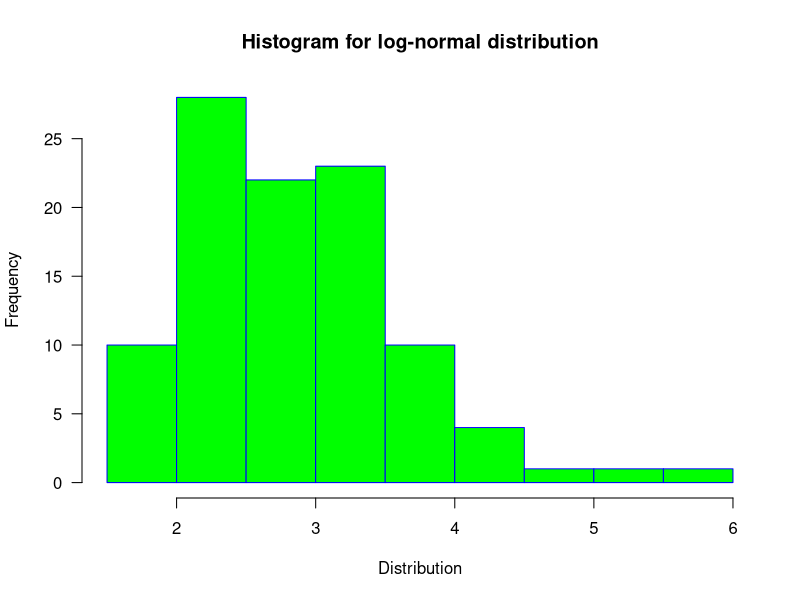
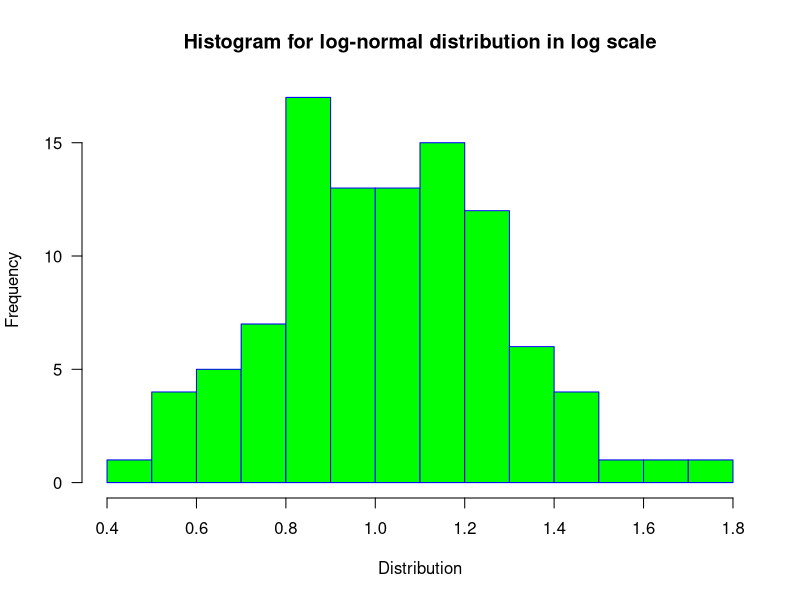

The R source for these figures, in order:
## ---- chunk 1
knitr::opts_chunk$set(echo = TRUE)
## ---- chunk 2
dis<-rlnorm(100, meanlog = 1, sdlog = 0.25)
print(dis)
## ---- chunk 3
hist(dis, 
     main="Histogram for log-normal distribution", 
     xlab="Distribution", 
     border="blue", 
     col="green",
     las=1, 
     breaks=10)
## ---- chunk 4
hist(log(dis), 
     main="Histogram for log-normal distribution in log scale", 
     xlab="Distribution", 
     border="blue", 
     col="green",
     las=1, 
     breaks=10)
## ---- chunk 5
mean<-mean(dis)
variance<-var(dis)
## ---- chunk 6
print(paste("The mean of the samples",mean,"and the sample variance is",variance))
